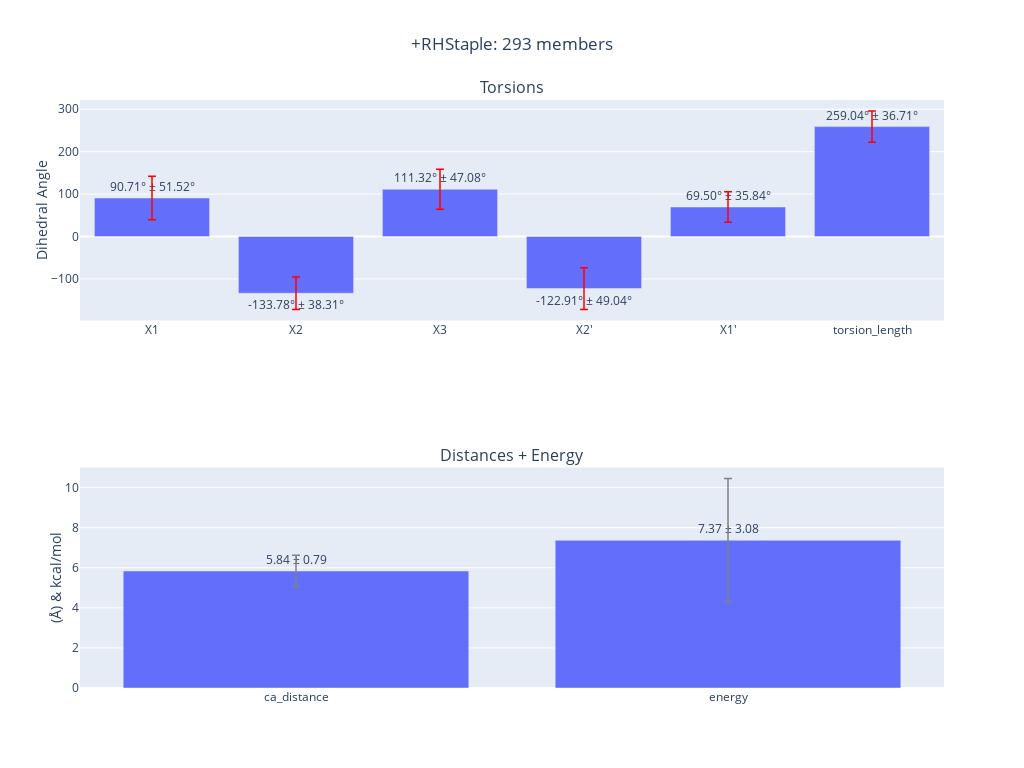

Notebook source saved alongside this figure:
### Code cell
rhs = PDB_SS.from_class('+RHStaple')
rhs.TorsionGraph()

### Figure 1 — Plotly figure (JSON) as saved in the notebook; plotly's stock layout.template omitted (floating-point values rounded to 4 significant figures)
{"data": [{"alignmentgroup": "True", "error_y": {"array": [51.52, 38.31, 47.08, 49.04, 35.84, 36.71], "color": "red", "thickness": 1.5}, "hovertemplate": "Dihedral=%{x}<br>mean=%{y}<extra></extra>", "legendgroup": "", "marker": {"color": "#636efa", "pattern": {"shape": ""}}, "name": "", "offsetgroup": "", "orientation": "v", "showlegend": false, "textposition": "outside", "texttemplate": "%{y:.2f}° ± %{error_y.array:.2f}°", "type": "bar", "x": ["X1", "X2", "X3", "X2'", "X1'", "torsion_length"], "xaxis": "x", "y": [90.71, -133.8, 111.3, -122.9, 69.5, 259.0], "yaxis": "y"}, {"alignmentgroup": "True", "error_y": {"array": [0.789, 3.082], "color": "gray", "thickness": 1.5}, "hovertemplate": "Distance=%{x}<br>mean=%{y}<extra></extra>", "legendgroup": "", "marker": {"color": "#636efa", "pattern": {"shape": ""}}, "name": "", "offsetgroup": "", "orientation": "v", "showlegend": false, "textposition": "outside", "texttemplate": "%{y:.2f} ± %{error_y.array:.2f}", "type": "bar", "x": ["ca_distance", "energy"], "xaxis": "x2", "y": [5.839, 7.372], "yaxis": "y2"}], "layout": {"annotations": [{"font": {"size": 16}, "showarrow": false, "text": "Torsions", "x": 0.5, "xanchor": "center", "xref": "paper", "y": 1, "yanchor": "bottom", "yref": "paper"}, {"font": {"size": 16}, "showarrow": false, "text": "Distances + Energy", "x": 0.5, "xanchor": "center", "xref": "paper", "y": 0.375, "yanchor": "bottom", "yref": "paper"}], "height": 768, "title": {"text": "+RHStaple: 293 members", "x": 0.5, "xanchor": "center", "y": 0.95, "yanchor": "top"}, "width": 1024, "xaxis": {"anchor": "y", "domain": [0, 1], "ticktext": ["Ca Distance", "Strain Energy"]}, "xaxis2": {"anchor": "y2", "domain": [0, 1], "ticktext": ["Ca Distance", "Strain Energy"]}, "yaxis": {"anchor": "x", "domain": [0.625, 1], "title": {"standoff": 0, "text": "Dihedral Angle"}}, "yaxis2": {"anchor": "x2", "domain": [0, 0.375], "title": {"standoff": 0, "text": "(Å) & kcal/mol"}}}}
